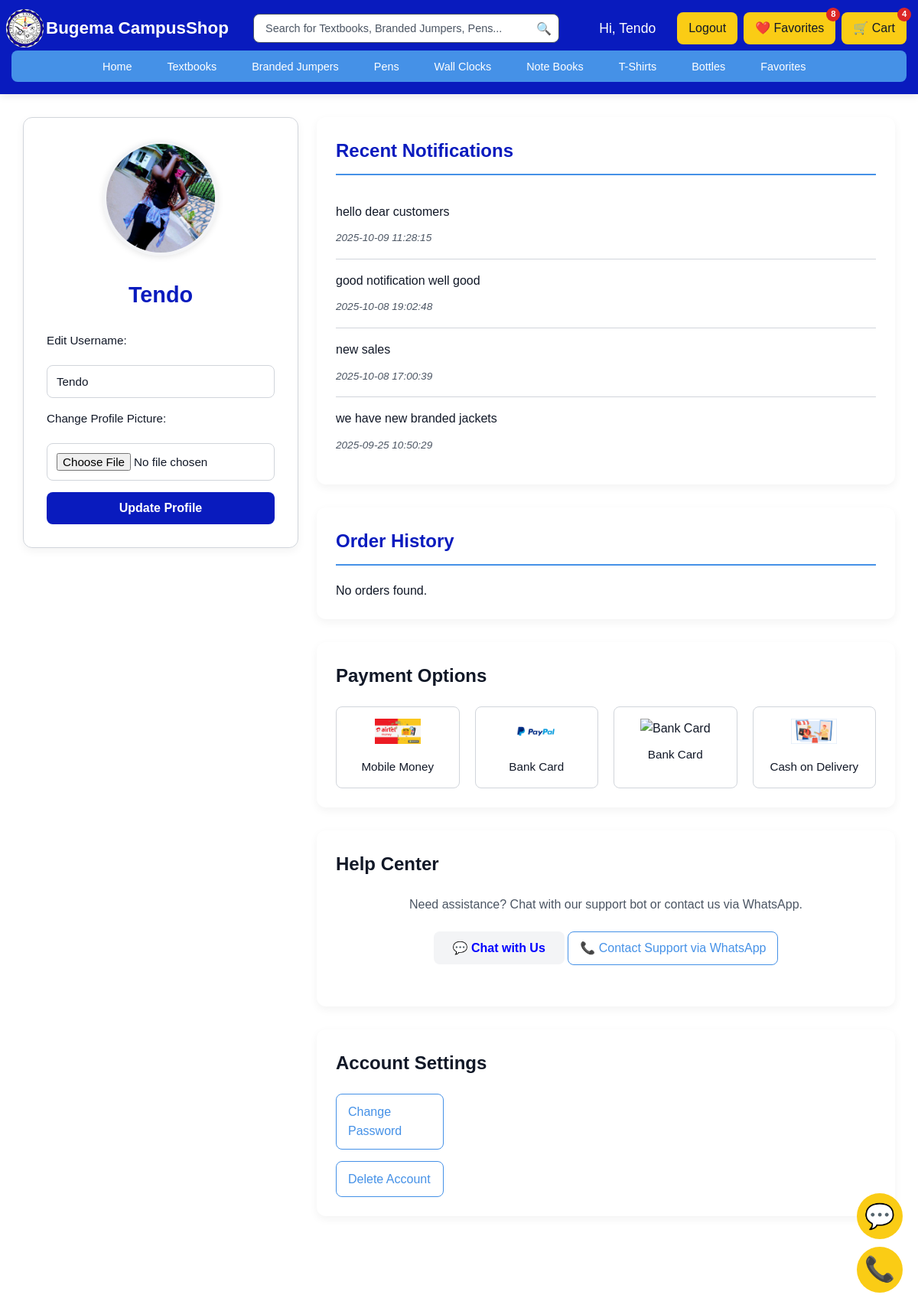
The app's page /profile.php (signed in) with its own data.
### tables this page shows
CREATE TABLE `users` (
  `id` int(11) NOT NULL,
  `username` varchar(50) NOT NULL,
  `password` varchar(255) NOT NULL,
  `role` enum('admin','student','lecturer') NOT NULL DEFAULT 'student',
  `email` varchar(100) DEFAULT NULL,
  `profile_picture` varchar(255) DEFAULT NULL,
  `reset_token` varchar(255) DEFAULT NULL,
  `reset_expires` datetime DEFAULT NULL
);

CREATE TABLE `notifications` (
  `id` int(11) NOT NULL,
  `user_id` int(11) DEFAULT NULL,
  `message` text NOT NULL,
  `created_at` datetime NOT NULL
);

### profile.php (the view, shortened to what this page needs)
<?php
include 'db_connect.php';
$user_id = $_SESSION['user_id'];
$stmt = $conn->prepare("SELECT username, profile_picture FROM users WHERE id = ?");
$stmt->bind_param("i", $user_id);
$stmt->execute();
$user = $stmt->get_result()->fetch_assoc();
$stmt = $conn->prepare("SELECT message, created_at FROM notifications WHERE user_id = ? OR user_id IS NULL ORDER BY created_at DESC LIMIT 5");
$stmt->bind_param("i", $user_id);
$stmt->execute();
$notifications = $stmt->get_result()->fetch_all(MYSQLI_ASSOC);
$stmt = $conn->prepare("SELECT o.id, o.order_date, o.total_amount, o.status FROM orders o WHERE o.user_id = ? ORDER BY o.order_date DESC LIMIT 5");
$stmt->bind_param("i", $user_id);
$stmt->execute();
$orders = $stmt->get_result()->fetch_all(MYSQLI_ASSOC);
$stmt = $conn->prepare("SELECT COUNT(*) as count FROM favorites WHERE user_id = ?");
$stmt->bind_param("i", $user_id);
$stmt->execute();
$favorites_count = $stmt->get_result()->fetch_assoc()['count'];
$stmt = $conn->prepare("SELECT SUM(quantity) as count FROM cart WHERE user_id = ?");
$stmt->bind_param("i", $user_id);
$stmt->execute();
$cart_count = $stmt->get_result()->fetch_assoc()['count'] ?? 0;
?>
<!DOCTYPE html>
<html lang="en">
<head>
</head>
<body>
    <header>
        <div class="container">
            <div class="header-top">
                <div class="logo">
                    <div class="logo-icon"><img style="height: 50px; width: 50px; border-radius:25px;" src="images/download.png" alt=""></div>
                    <span>Bugema CampusShop</span>
                </div>
                <div class="search-bar">
                    <input type="text" class="search-input" placeholder="Search for Textbooks, Branded Jumpers, Pens...">
                    <button class="search-btn">🔍</button>
                </div>
                <div class="header-actions">
                    <span class="username"><a href="profile.php">Hi, <?php echo htmlspecialchars($_SESSION['username']); ?></a></span>
                    <a href="logout.php" class="header-btn">Logout</a>
                    <a href="favorites.php" class="header-btn favorites-btn">
                        ❤️ Favorites
                        <span class="favorites-count"><?php echo $favorites_count; ?></span>
                    </a>
                    <a href="cart.php" class="header-btn cart-btn">
                        🛒 Cart
                        <span class="cart-count"><?php echo $cart_count; ?></span>
                    </a>
                </div>
            </div>
            <nav>
                <ul class="nav-links">
                    <li><a href="index.php">Home</a></li>
                    <li><a href="textbooks.php">Textbooks</a></li>
                    <li><a href="Branded Jumpers.php">Branded Jumpers</a></li>
                    <li><a href="Pens.php">Pens</a></li>
                    <li><a href="Wall Clocks.php">Wall Clocks</a></li>
                    <li><a href="Note Books.php">Note Books</a></li>
                    <li><a href="T-Shirts.php">T-Shirts</a></li>
                    <li><a href="Bottles.php">Bottles</a></li>
                    <li><a href="favorites.php">Favorites</a></li>
                </ul>
            </nav>
        </div>
    </header>
    <div class="floating-buttons">
        <button class="floating-btn feedback-btn" id="floating-feedback-btn" data-tooltip="Feedback">💬</button>
        <a href="https://wa.me/+256755087665" class="floating-btn" target="_blank" data-tooltip="Help">📞</a>
    </div>
    <section class="profile-container">
        <div class="profile-left">
            <center>
                <img src="<?= htmlspecialchars($user['profile_picture'] ?? 'default-avatar.png'); ?>" alt="Profile Picture">
                <h2><?= htmlspecialchars($user['username']); ?></h2>
            </center>
            <form method="POST" enctype="multipart/form-data">
                <label for="username">Edit Username:</label>
                <input type="text" name="username" id="username" value="<?= htmlspecialchars($user['username']); ?>">
                <label for="profile_picture">Change Profile Picture:</label>
                <input type="file" name="profile_picture" id="profile_picture" accept="image/*">
                <button type="submit" name="update_profile">Update Profile</button>
            </form>
        </div>
        <div class="profile-right">
            <div class="section">
                <h3>Recent Notifications</h3>
                <?php if (!empty($notifications)): ?>
                    <?php foreach ($notifications as $note): ?>
                        <div class="notification">
                            <p><?= htmlspecialchars($note['message']); ?></p>
                            <small><?= htmlspecialchars($note['created_at']); ?></small>
                        </div>
                    <?php endforeach; ?>
                <?php else: ?>
                    <p>No notifications found.</p>
                <?php endif; ?>
            </div>
            <div class="section">
                <h3>Order History</h3>
                <?php if (!empty($orders)): ?>
                    <table>
                        <thead>
                            <tr>
                                <th>ID</th>
                                <th>Date</th>
                                <th>Total (UGX)</th>
                                <th>Status</th>
                            </tr>
                        </thead>
                        <tbody>
                            <?php foreach ($orders as $order): ?>
                                <tr>
                                    <td><?= htmlspecialchars($order['id']); ?></td>
                                    <td><?= htmlspecialchars($order['order_date']); ?></td>
                                    <td><?= htmlspecialchars(number_format($order['total_amount'], 0)); ?></td>
                                    <td><?= htmlspecialchars($order['status']); ?></td>
                                </tr>
                            <?php endforeach; ?>
                        </tbody>
                    </table>
                <?php else: ?>
                    <p>No orders found.</p>
                <?php endif; ?>
            </div>
            <div class="section">
                <h2>Payment Options</h2>
                <div class="payment-options">
                    <div class="payment-option">
                        <img src="images/mobile money.png" alt="Mobile Money">
                        <p>Mobile Money</p>
                    </div>
                    <div class="payment-option">
                        <img src="images/paypal.png" alt="Bank Card">
                        <p>Bank Card</p>
                    </div>
                    <div class="payment-option">
                        <img src="images/visa.png" alt="Bank Card">
                        <p>Bank Card</p>
                    </div>
                    <div class="payment-option">
                        <img src="images/pay on delivery.jpeg" alt="Cash on Delivery">
                        <p>Cash on Delivery</p>
                    </div>
                </div>
            </div>
            <div class="section">
                <h2>Help Center</h2>
                <div class="help-center">
                    <p>Need assistance? Chat with our support bot or contact us via WhatsApp.</p>
                    <button class="chatbot-btn" id="chatbot-btn">💬 Chat with Us</button>
                    <a href="https://wa.me/+256755087665" target="_blank">📞 Contact Support via WhatsApp</a>
                </div>
            </div>
            <div class="section">
                <h2>Account Settings</h2>
                <div class="account-settings">
                    <a href="change_password.php">Change Password</a>
                    <a href="delete_account.php">Delete Account</a>
                </div>
            </div>
        </div>
    </section>
</body>
</html>

### records on screen
users: profile_picture (picture), username "Tendo"
notifications: message "hello dear customers", created_at "2025-10-09 11:28:15"
notifications: message "good notification well good", created_at "2025-10-08 19:02:48"
notifications: message "new sales", created_at "2025-10-08 17:00:39"
notifications: message "we have new branded jackets", created_at "2025-09-25 10:50:29"

### other values on screen
$_SESSION['username'] "Tendo"
$favorites_count "8"
$cart_count "4"
